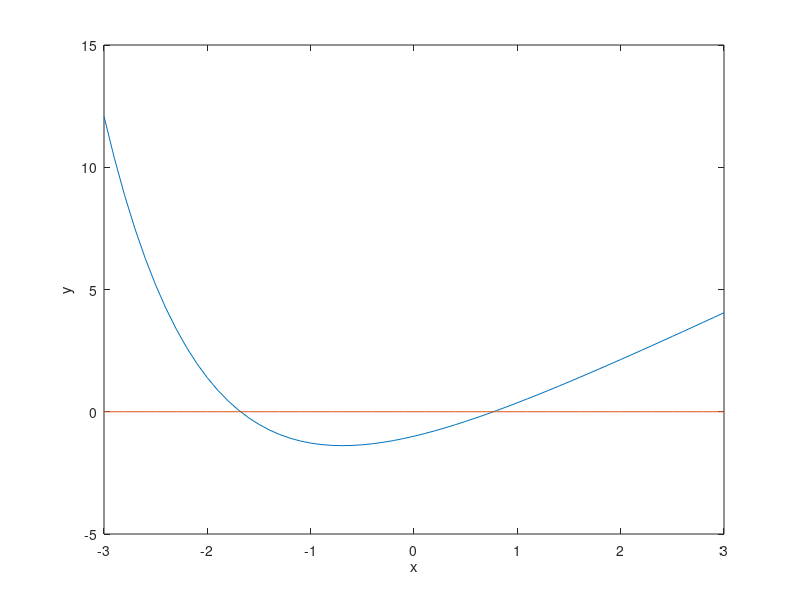

Here is the MATLAB script that generated this plot:
% SKU CoE ITE - ParkSooYoung
% Grade 3 , Semester 1 , Chapter 2-2-2 , Number 2

x = [-3:0.1:3];
y = 2 * x + exp(-x) - 2;
plot(x,y)
hold

y1 = zeros(1,61);
plot(x,y1)
xlabel('x')
ylabel('y')
